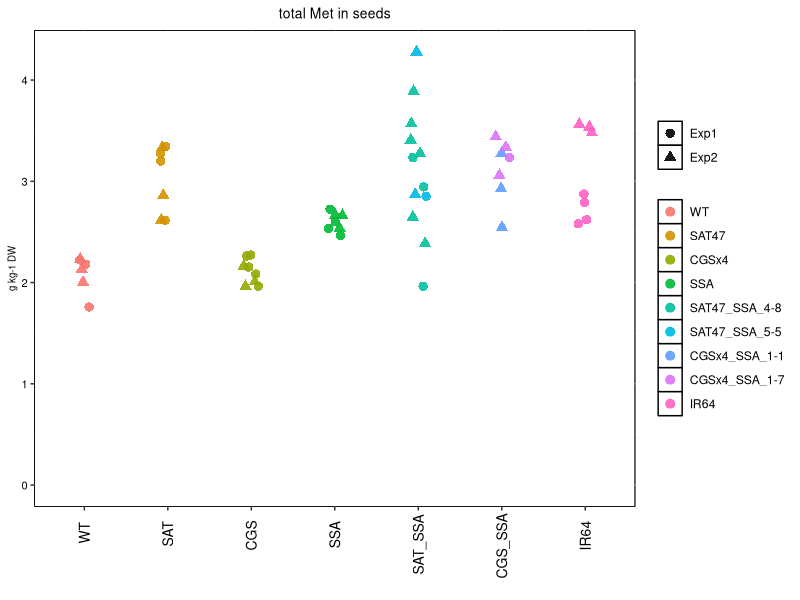
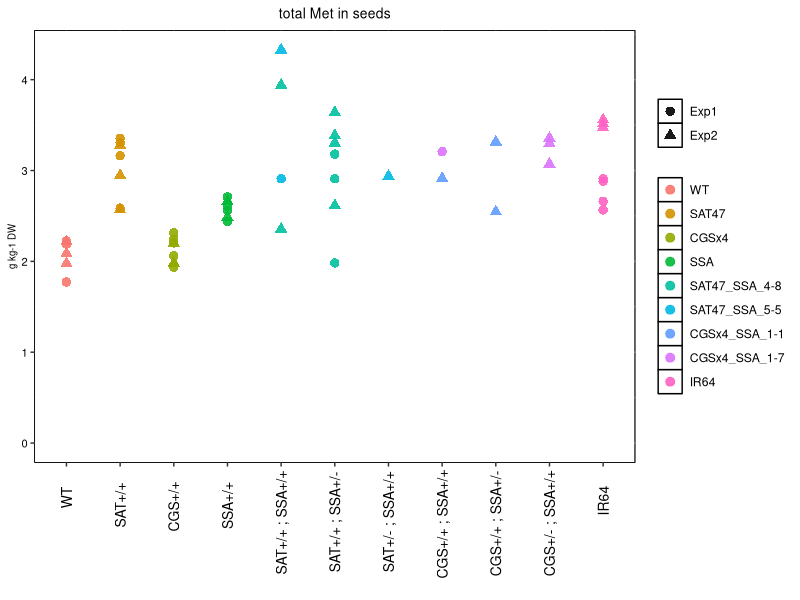
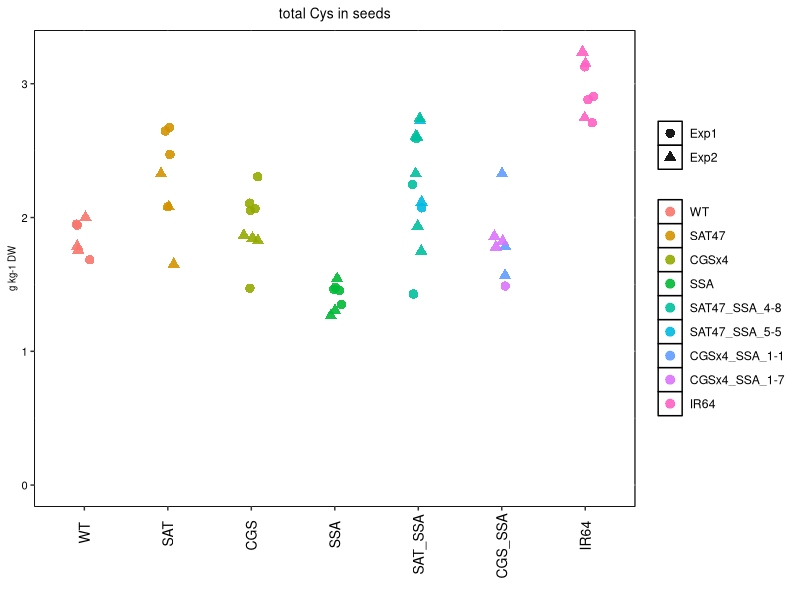
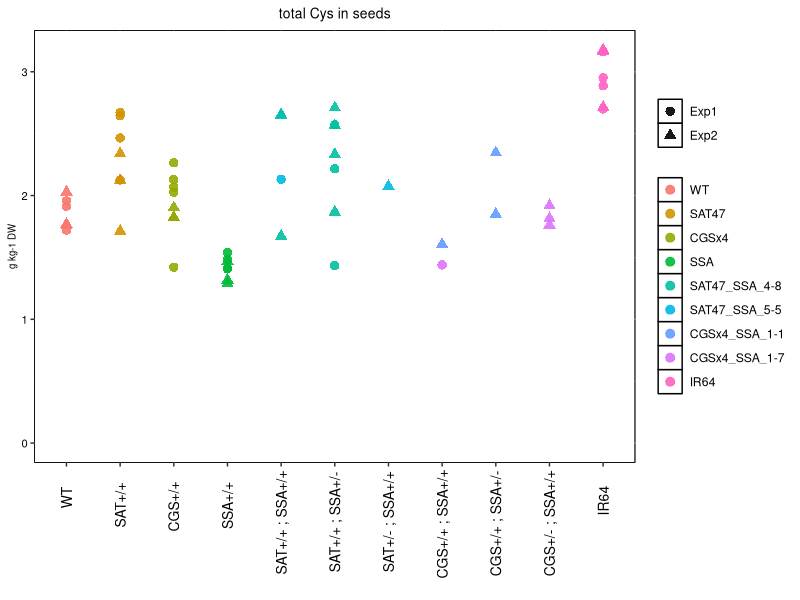
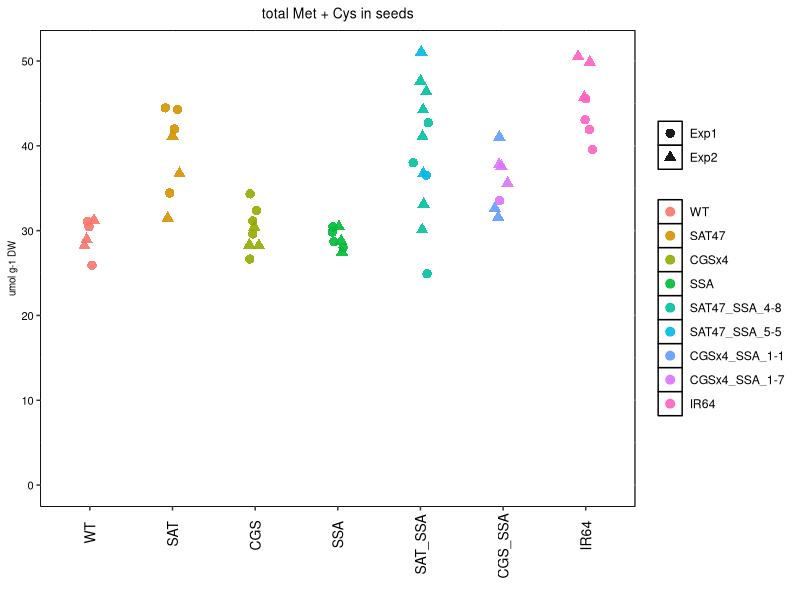
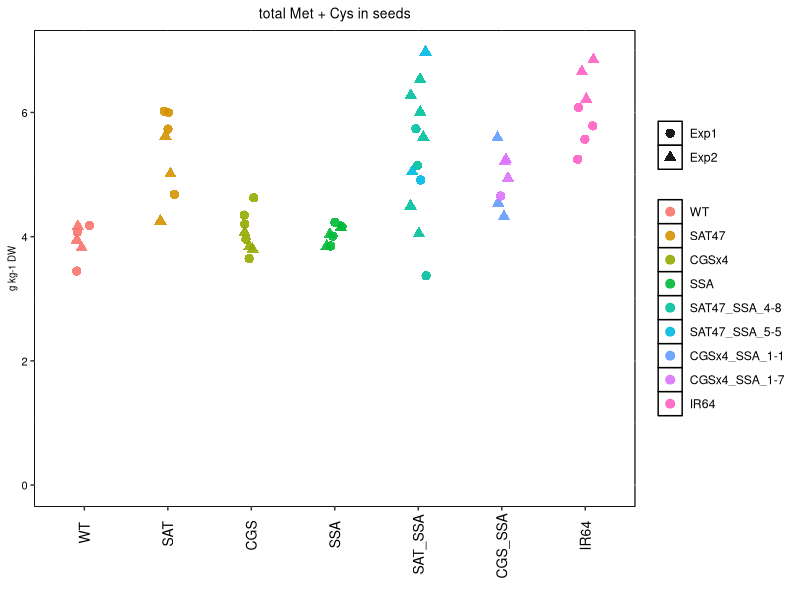
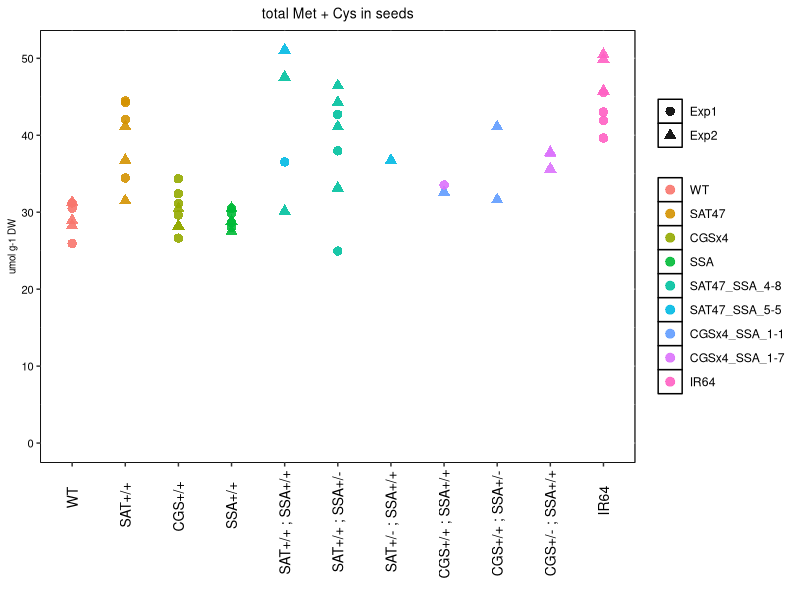
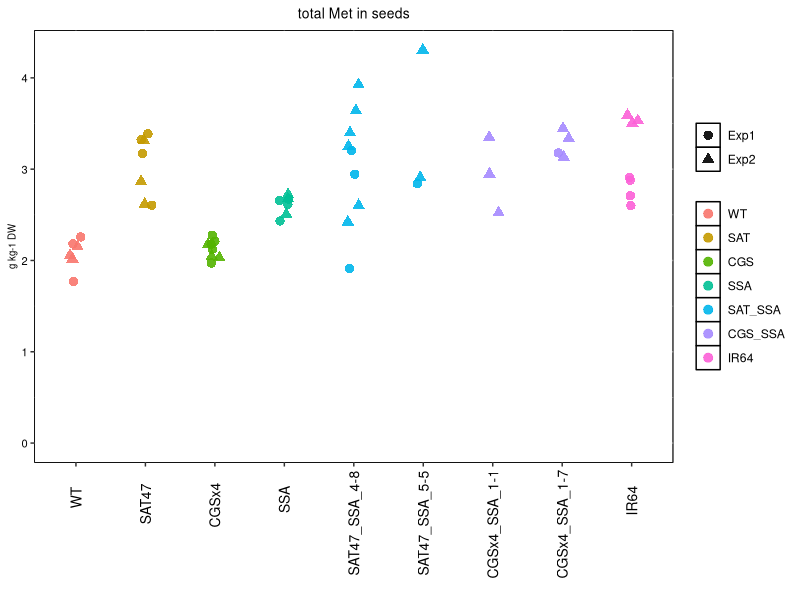

Here is the R script that generated these plots, in order:
## packages -----
library(ggplot2)
library(dplyr)


## functions ----

# convert umol/g DW --> g/kg DW
convert1 <- function (umol, MW) {
  umol*MW/10^3
}


# convert g/kg DW --> umol/g DW
convert2 <- function (g, MW) {
  g/MW*10^3
}



# seed.univscatter() to create univariate scatter plot OBJECT
# for SEED soluble and protein-incorporated DATA
# df = df
# varY = df$varY
# varGroup = df$varGroup; the grouping variable on the X axis
# varColor = df$varColor
# varShape = df$varShape
# metN = "", for graph title
# type = "", NULL, for graph title
# units = "", for y axis title
# jw = jitter width
# jh = jitter height
# dw = dodge width
# return is ggplot OBJECT


seed.univscatter2 <- function (df, varY, varGroup, metN, type, units, jw, jh){
  pj <- position_jitter(width = jw, 
                        height = jh)
  title <- paste(type, metN, "in seeds")
  yLabel <- units
  
  usp <- ggplot(df, aes(x = varGroup, y = varY)) +
    geom_point(size = 3, stroke = 0.25, alpha = 0.9, position = pj) +
    xlab("") +
    ylab(yLabel) +
    labs(color = NULL, shape = NULL) +
    ggtitle(title) +
    theme(plot.title = element_text(hjust = 0.5, size = 10)) +
    theme(axis.title.x=element_text(size=7)) +
    theme(axis.title.y=element_text(size=7)) +
    theme(axis.text.x=element_text(color="black", size=10,angle = 90, hjust = 0.8, vjust = 0.5)) +
    theme(axis.text.y=element_text(color="black", size=8)) +
    theme(panel.background = element_rect(fill = "white", color = "black")) +
    theme(panel.border = element_rect(colour="black", fill=NA)) +
    scale_y_continuous(limits = c(0, NA))
  return(usp)
}



seed.univscatter4 <- function (df, varY, varGroup, varColor, varShape, metN, type, units, jw, jh){
  pj <- position_jitter(width = jw, 
                        height = jh)
  title <- paste(type, metN, "in seeds")
  yLabel <- units
  
  usp <- ggplot(df, aes(x = varGroup, y = varY)) +
    geom_point(aes(color = varColor, shape = varShape), size = 3, stroke = 0.25, alpha = 0.9, position = pj) +
    xlab("") +
    ylab(yLabel) +
    labs(color = NULL, shape = NULL) +
    ggtitle(title) +
    theme(plot.title = element_text(hjust = 0.5, size = 10)) +
    theme(axis.title.x=element_text(size=7)) +
    theme(axis.title.y=element_text(size=7)) +
    theme(axis.text.x=element_text(color="black", size=10,angle = 90, hjust = 0.8, vjust = 0.5)) +
    theme(axis.text.y=element_text(color="black", size=8)) +
    theme(panel.background = element_rect(fill = "white", color = "black")) +
    theme(panel.border = element_rect(colour="black", fill=NA)) +
    scale_y_continuous(limits = c(0, NA))
  return(usp)
}



## data ------
all <- read.delim("Exp summary for msPrep.txt", header = TRUE)

## order factor levels ------

# set order for lineComplete
all$lineComplete <- factor(all$lineComplete, levels = c("WT", 
                                                        "SAT47", 
                                                        "CGSx4",
                                                        "SSA", 
                                                        "SAT47_SSA_4-8", 
                                                        "SAT47_SSA_5-5",
                                                        "CGSx4_SSA_1-1", 
                                                        "CGSx4_SSA_1-7", 
                                                        "IR64"))
table(all$lineComplete)
sum(table(all$lineComplete))

# set order for lineSimple
all$lineSimple <- factor(all$lineSimple, levels = c("WT", 
                                                    "SAT", 
                                                    "CGS", 
                                                    "SSA", 
                                                    "SAT_SSA", 
                                                    "CGS_SSA", 
                                                    "IR64"))
table(all$lineSimple)
sum(table(all$lineSimple))

# set order for genotypePresumed1
#(i.e, CGS+/+; SSA-/- segregant coded as CGS+/+, just like parental line)
all$genotypePresumed1 <- factor(all$genotypePresumed1, levels = c("WT", 
                                                                  "SAT+/+", 
                                                                  "CGS+/+", 
                                                                  "SSA+/+", 
                                                                  "SAT+/+ ; SSA+/+", 
                                                                  "SAT+/+ ; SSA+/-", 
                                                                  "SAT+/- ; SSA+/+", 
                                                                  "SAT? ; SSA+/+", 
                                                                  "CGS+/+ ; SSA+/+", 
                                                                  "CGS+/+ ; SSA+/-", 
                                                                  "CGS+/- ; SSA+/+", 
                                                                  "CGS? ; SSA+/+", 
                                                                  "IR64"))
table(all$genotypePresumed1)
sum(table(all$genotypePresumed1))

# set order for genotypePresumed2
#(i.e, CGS+/+; SSA-/- segregant coded as CGS+/+; SSA-/-, NOT like parental line, can still see that they are segregants)
all$genotypePresumed2 <- factor(all$genotypePresumed2, levels = c("WT", 
                                                                  "SAT+/+", 
                                                                  "CGS+/+", 
                                                                  "SSA+/+", 
                                                                  "SAT+/+ ; SSA+/+", 
                                                                  "SAT+/+ ; SSA+/-", 
                                                                  "SAT+/- ; SSA+/+", 
                                                                  "SAT? ; SSA+/+",
                                                                  "CGS+/+ ; SSA+/+", 
                                                                  "CGS+/+ ; SSA+/-", 
                                                                  "CGS+/- ; SSA+/+", 
                                                                  "CGS? ; SSA+/+",
                                                                  "SAT+/+ ; SSA-/-",
                                                                  "CGS+/+ ; SSA-/-",
                                                                  "SAT-/- ; SSA+/+",
                                                                  "CGS-/- ; SSA+/+",
                                                                  "IR64"))
table(all$genotypePresumed2)
sum(table(all$genotypePresumed2))



## smaller df for specific analyses --------------

# create a smaller df with only those plants that have a value for Met.total_seed_mature OR Cys.total_seed_mature
mcTot <- all[is.na(all$Met.total_seed_mature) == 0 | is.na(all$Cys.total_seed_mature) == 0, ]

# add variables ------

#total_seed_mature units: g / kg DW
#totalMolarDensity_seed_mature units: umol/ g DW
mcTot <- mcTot %>%
  mutate(Met.totalMolarDensity_seed_mature = convert2(Met.total_seed_mature, 149.2))
mcTot <- mcTot %>%
  mutate(Cys.totalMolarDensity_seed_mature = convert2(Cys.total_seed_mature, 121.2))

mcTot <- mcTot %>%
  mutate(MetCys.totalMassDensity_seed_mature = Met.total_seed_mature + Cys.total_seed_mature)
mcTot <- mcTot %>%
  mutate(MetCys.totalMolarDensity_seed_mature = Met.totalMolarDensity_seed_mature + Cys.totalMolarDensity_seed_mature)

  

# create separate df for looking at SATpush+Pull and for CGSpush+Pull
mcTot.setSpp <- mcTot %>%
  filter(lineSimple %in% c("WT", "SAT", "SSA", "SAT_SSA"))
table(mcTot.setSpp$lineSimple)

mcTot.setCpp <- mcTot %>%
  filter(lineSimple %in% c("WT", "CGS", "SSA", "CGS_SSA"))
table(mcTot.setCpp$lineSimple)




## graphs ------

# total Met in mature seeds
# group by lineSimple
# color by lineComplete
# shape by ExpName
seed.univscatter4(mcTot, mcTot$Met.total_seed_mature, mcTot$lineSimple, mcTot$lineComplete, mcTot$ExpName, "Met", "total", "g kg-1 DW", 0.1, 0.05)

# total Met in mature seeds
# group by genotypePresumed1
# color by lineComplete
# shape by ExpName
seed.univscatter4(mcTot, mcTot$Met.total_seed_mature, mcTot$genotypePresumed1, mcTot$lineComplete, mcTot$ExpName, "Met", "total", "g kg-1 DW", 0, 0.05)

# total Met in mature seeds
# group by lineComplete
# color by lineSimple
# shape by ExpName
png("usp_Met.total_seed_lineComplete.group_lineSimple.color_ExpName.shape.png", height = 600, width = 600)
seed.univscatter4(mcTot, mcTot$Met.total_seed_mature, mcTot$lineComplete, mcTot$lineSimple, mcTot$ExpName, "Met", "total", "g kg-1 DW", 0.1, 0.05)
dev.off()

# total Met in mature seeds
# group by genotypePresumed1
# color by lineComplete
# shape by ExpName
png("usp_Met.total_seed_genotypePresumed1.group_lineComplete.color_ExpName.shape.png", height = 600, width = 600)
seed.univscatter4(mcTot, mcTot$Met.total_seed_mature, mcTot$genotypePresumed1, mcTot$lineComplete, mcTot$ExpName, "Met", "total", "g kg-1 DW", 0.1, 0.05)
dev.off()

# total Met in mature seeds
# group by lineSimple
png("usp_Met.total_seed_lineSimple.group.png", height = 600, width = 600)
seed.univscatter2(mcTot, mcTot$Met.total_seed_mature, mcTot$lineSimple, "Met", "total", "g kg-1 DW", 0.1, 0.05)
dev.off()

# total Met in mature seeds
# SAT push pull set ONLY
# group by lineSimple
png("usp_Met.total_seed_setSpp_lineSimple.group.png", height = 600, width = 350)
seed.univscatter2(mcTot.setSpp, mcTot.setSpp$Met.total_seed_mature, mcTot.setSpp$lineSimple, "Met", "total", "g kg-1 DW", 0.1, 0.05)
dev.off()

# total Met in mature seeds
# CGS push pull set ONLY
# group by lineSimple
png("usp_Met.total_seed_setCpp_lineSimple.group.png", height = 600, width = 350)
seed.univscatter2(mcTot.setCpp, mcTot.setCpp$Met.total_seed_mature, mcTot.setCpp$lineSimple, "Met", "total", "g kg-1 DW", 0.1, 0.05)
dev.off()

#-


# total Cys in mature seeds
# group by lineSimple
# color by lineComplete
# shape by ExpName
seed.univscatter4(mcTot, mcTot$Cys.total_seed_mature, mcTot$lineSimple, mcTot$lineComplete, mcTot$ExpName, "Cys", "total", "g kg-1 DW", 0.1, 0.05)

# total Cys in mature seeds
# group by genotypePresumed1
# color by lineComplete
# shape by ExpName
seed.univscatter4(mcTot, mcTot$Cys.total_seed_mature, mcTot$genotypePresumed1, mcTot$lineComplete, mcTot$ExpName, "Cys", "total", "g kg-1 DW", 0, 0.05)

# total Cys in mature seeds
# group by lineComplete
# color by lineSimple
# shape by ExpName
png("usp_Cys.total_seed_lineComplete.group_lineSimple.color_ExpName.shape.png", height = 600, width = 600)
seed.univscatter4(mcTot, mcTot$Cys.total_seed_mature, mcTot$lineComplete, mcTot$lineSimple, mcTot$ExpName, "Cys", "total", "g kg-1 DW", 0.1, 0.05)
dev.off()

# total Cys in mature seeds
# group by genotypePresumed1
# color by lineComplete
# shape by ExpName
png("usp_Cys.total_seed_genotypePresumed1.group_lineComplete.color_ExpName.shape.png", height = 600, width = 600)
seed.univscatter4(mcTot, mcTot$Cys.total_seed_mature, mcTot$genotypePresumed1, mcTot$lineComplete, mcTot$ExpName, "Cys", "total", "g kg-1 DW", 0.1, 0.05)
dev.off()

# total Cys in mature seeds
# group by lineSimple
png("usp_Cys.total_seed_lineSimple.group.png", height = 600, width = 600)
seed.univscatter2(mcTot, mcTot$Cys.total_seed_mature, mcTot$lineSimple, "Cys", "total", "g kg-1 DW", 0.1, 0.05)
dev.off()

# total Cys in mature seeds
# SAT push pull set ONLY
# group by lineSimple
png("usp_Cys.total_seed_setSpp_lineSimple.group.png", height = 600, width = 350)
seed.univscatter2(mcTot.setSpp, mcTot.setSpp$Cys.total_seed_mature, mcTot.setSpp$lineSimple, "Cys", "total", "g kg-1 DW", 0.1, 0.05)
dev.off()

# total Cys in mature seeds
# CGS push pull set ONLY
# group by lineSimple
png("usp_Cys.total_seed_setCpp_lineSimple.group.png", height = 600, width = 350)
seed.univscatter2(mcTot.setCpp, mcTot.setCpp$Cys.total_seed_mature, mcTot.setCpp$lineSimple, "Cys", "total", "g kg-1 DW", 0.1, 0.05)
dev.off()


# --
# total Met + Cys in mature seeds
# group by lineSimple
# color by lineComplete
# shape by ExpName
seed.univscatter4(mcTot, mcTot$MetCys.totalMolarDensity_seed_mature, mcTot$lineSimple, mcTot$lineComplete, mcTot$ExpName, "Met + Cys", "total", "umol g-1 DW", 0.1, 0.05)
seed.univscatter4(mcTot, mcTot$MetCys.totalMassDensity_seed_mature, mcTot$lineSimple, mcTot$lineComplete, mcTot$ExpName, "Met + Cys", "total", "g kg-1 DW", 0.1, 0.05)

# total Met + Cys in mature seeds
# group by genotypePresumed1
# color by lineComplete
# shape by ExpName
seed.univscatter4(mcTot, mcTot$MetCys.totalMolarDensity_seed_mature, mcTot$genotypePresumed1, mcTot$lineComplete, mcTot$ExpName, "Met + Cys", "total", "umol g-1 DW", 0, 0.05)

# total Met + Cys in mature seeds
# group by lineComplete
# color by lineSimple
# shape by ExpName
png("usp_MetCys.totalMolarDensity_seed_lineComplete.group_lineSimple.color_ExpName.shape.png", height = 600, width = 600)
seed.univscatter4(mcTot, mcTot$MetCys.totalMolarDensity_seed_mature, mcTot$lineComplete, mcTot$lineSimple, mcTot$ExpName, "Met + Cys", "total", "umol g-1 DW", 0.1, 0.05)
dev.off()

# total Met + Cys in mature seeds
# group by genotypePresumed1
# color by lineComplete
# shape by ExpName
png("usp_MetCys.totalMolarDensity_seed_genotypePresumed1.group_lineComplete.color_ExpName.shape.png", height = 600, width = 600)
seed.univscatter4(mcTot, mcTot$MetCys.totalMolarDensity_seed_mature, mcTot$genotypePresumed1, mcTot$lineComplete, mcTot$ExpName, "Met + Cys", "total", "umol g-1 DW", 0.1, 0.05)
dev.off()

# total Met + Cys in mature seeds
# group by lineSimple
png("usp_MetCys.totalMolarDensity_seed_lineSimple.group.png", height = 600, width = 600)
seed.univscatter2(mcTot, mcTot$MetCys.totalMolarDensity, mcTot$lineSimple, "Met + Cys", "total", "umol g-1 DW", 0.1, 0.05)
dev.off()

# total Met + Cys in mature seeds
# SAT push pull set ONLY
# group by lineSimple
png("usp_MetCys.totalMolarDensity_seed_setSpp_lineSimple.group.png", height = 600, width = 350)
seed.univscatter2(mcTot.setSpp, mcTot.setSpp$MetCys.totalMolarDensity, mcTot.setSpp$lineSimple, "Met + Cys", "total", "umol g-1 DW", 0.1, 0.05)
dev.off()

# total Met + Cys in mature seeds
# CGS push pull set ONLY
# group by lineSimple
png("usp_MetCys.totalMolarDensity_seed_setCpp_lineSimple.group.png", height = 600, width = 350)
seed.univscatter2(mcTot.setCpp, mcTot.setCpp$MetCys.totalMolarDensity, mcTot.setCpp$lineSimple, "Met + Cys", "total", "umol g-1 DW", 0.1, 0.05)
dev.off()




# calculate mid-parent heterosis for total seed Methioine ---------------
# MPH = (PushPull - MP)/MP
# MP = mean(push, pull parental plants)


# trait = total seed Met

# in all CGS_SSA plants
parents <- mcTot.setCpp %>%
  filter(lineSimple %in% c("CGS", "SSA"))
MP <- mean(parents$Met.total_seed_mature)

double.CGS <- mcTot.setCpp %>%
  filter(lineSimple == "CGS_SSA") %>%
  mutate(MPH = (Met.total_seed_mature-MP)/MP)

t.test(double.CGS$MPH, mu =0)

# in all SAT_SSA plants
parents <- mcTot.setSpp %>%
  filter(lineSimple %in% c("SAT", "SSA"))
MP <- mean(parents$Met.total_seed_mature)

double.SAT <- mcTot.setSpp %>%
  filter(lineSimple == "SAT_SSA") %>%
  mutate(MPH = (Met.total_seed_mature-MP)/MP)

t.test(double.SAT$MPH, mu =0)


# trait = total seed Cys

# in all CGS_SSA plants
parents <- mcTot.setCpp %>%
  filter(lineSimple %in% c("CGS", "SSA"))
MP <- mean(parents$Cys.total_seed_mature)

double.CGS <- mcTot.setCpp %>%
  filter(lineSimple == "CGS_SSA") %>%
  mutate(MPH = (Cys.total_seed_mature-MP)/MP)

t.test(double.CGS$MPH, mu =0)

# in all SAT_SSA plants
parents <- mcTot.setSpp %>%
  filter(lineSimple %in% c("SAT", "SSA"))
MP <- mean(parents$Cys.total_seed_mature)

double.SAT <- mcTot.setSpp %>%
  filter(lineSimple == "SAT_SSA") %>%
  mutate(MPH = (Cys.total_seed_mature-MP)/MP)

t.test(double.SAT$MPH, mu =0)


# trait = total seed Met + Cys (molar density)

# in all CGS_SSA plants
parents <- mcTot.setCpp %>%
  filter(lineSimple %in% c("CGS", "SSA"))
MP <- mean(parents$MetCys.totalMolarDensity_seed_mature)

double.CGS <- mcTot.setCpp %>%
  filter(lineSimple == "CGS_SSA") %>%
  mutate(MPH = (MetCys.totalMolarDensity_seed_mature-MP)/MP)

t.test(double.CGS$MPH, mu =0)

# in all SAT_SSA plants
parents <- mcTot.setSpp %>%
  filter(lineSimple %in% c("SAT", "SSA"))
MP <- mean(parents$MetCys.totalMolarDensity_seed_mature)

double.SAT <- mcTot.setSpp %>%
  filter(lineSimple == "SAT_SSA") %>%
  mutate(MPH = (MetCys.totalMolarDensity_seed_mature-MP)/MP)

t.test(double.SAT$MPH, mu =0)



# summary statistics -----------
mcTot %>%
  group_by(lineSimple) %>%
  summarize(mean = mean(Met.total_seed_mature), sd = sd(Met.total_seed_mature), n = n())

mcTot %>%
  group_by(lineSimple) %>%
  summarize(mean = mean(Cys.total_seed_mature), sd = sd(Cys.total_seed_mature), n = n())

# t-testing -----------
df <- mcTot %>%
  select(lineSimple, Met.total_seed_mature, Cys.total_seed_mature, MetCys.totalMolarDensity_seed_mature)

SAT <- df %>%
  filter(lineSimple == "SAT")
CGS <- df %>%
  filter(lineSimple == "CGS")
SSA <- df %>%
  filter(lineSimple == "SSA")
CGS_SSA <- df %>%
  filter(lineSimple == "CGS_SSA")
SAT_SSA <- df %>%
  filter(lineSimple == "SAT_SSA")


t.test(CGS$Met.total_seed_mature, CGS_SSA$Met.total_seed_mature)
t.test(SSA$Met.total_seed_mature, CGS_SSA$Met.total_seed_mature)

t.test(SAT$Cys.total_seed_mature, SAT_SSA$Cys.total_seed_mature)
t.test(CGS$Cys.total_seed_mature, CGS_SSA$Cys.total_seed_mature)

t.test(CGS$MetCys.totalMolarDensity_seed_mature, CGS_SSA$MetCys.totalMolarDensity_seed_mature)
t.test(SSA$MetCys.totalMolarDensity_seed_mature, CGS_SSA$MetCys.totalMolarDensity_seed_mature)
